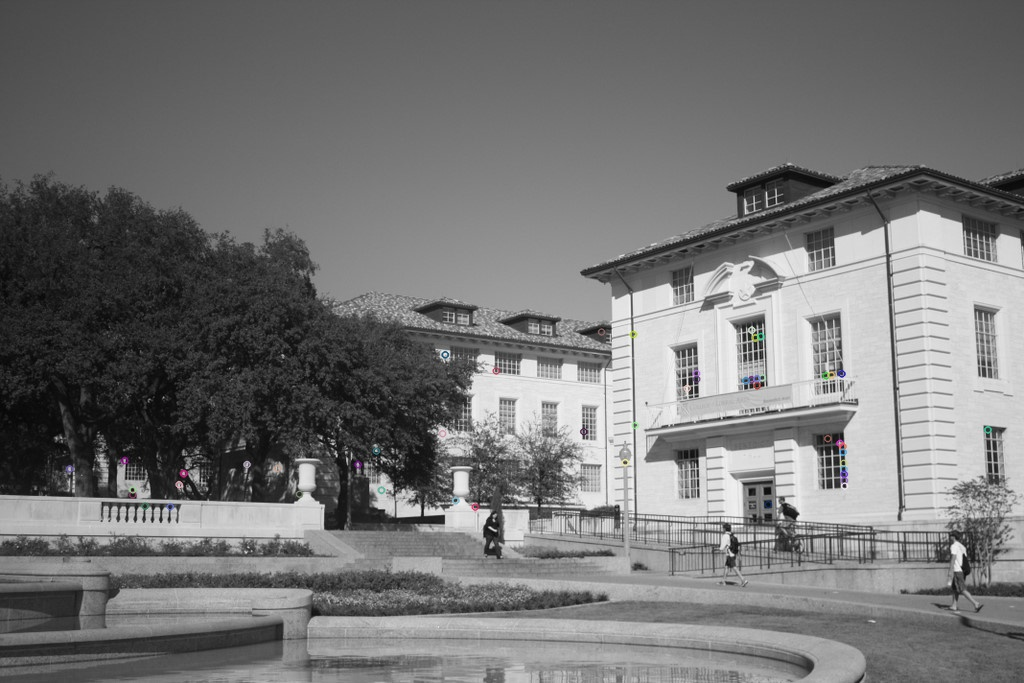
#> input picture cs543/mp3/part1/sift_keypoints.jpg, 1024 x 683 px
$ python -i harris.py   (imports and definitions only)
#> lines starting #> are read from the running program, lines starting #| are printed output that depends on the picture; after the words box and inside, x2 and y2 are one past the last pixel; in counts of white or black regions, pixels touching at a corner belong together
"""
Harris Corner Detector
Usage: Call the function harris(filename) for corner detection
Reference   (Code adapted from):
             http://www.kaij.org/blog/?p=89
             Kai Jiang - Harris Corner Detector in Python

"""
from pylab import *
from scipy import signal
from scipy import *
import numpy as np
from PIL import Image

def harris(filename, min_distance = 10, threshold = 0.1):
    """
    filename: Path of image file
    threshold: (optional)Threshold for corner detection
    min_distance : (optional)Minimum number of pixels separating
     corners and image boundary
    """
#> called with filename = 'sift_keypoints.jpg', min_distance = 10, threshold = 0.1
    im = np.array(Image.open(filename).convert("L"))
    harrisim = compute_harris_response(im)
    filtered_coords = get_harris_points(harrisim,min_distance, threshold)
    plot_harris_points(im, filtered_coords)

def gauss_derivative_kernels(size, sizey=None):
    """ returns x and y derivatives of a 2D
        gauss kernel array for convolutions """
    size = int(size)
    if not sizey:
        sizey = size
    else:
        sizey = int(sizey)
    y, x = mgrid[-size:size+1, -sizey:sizey+1]
    #x and y derivatives of a 2D gaussian with standard dev half of size
    # (ignore scale factor)
    gx = - x * exp(-(x**2/float((0.5*size)**2)+y**2/float((0.5*sizey)**2)))
    gy = - y * exp(-(x**2/float((0.5*size)**2)+y**2/float((0.5*sizey)**2)))
    return gx,gy

def gauss_kernel(size, sizey = None):
    """ Returns a normalized 2D gauss kernel array for convolutions """
    size = int(size)
    if not sizey:
        sizey = size
    else:
        sizey = int(sizey)
    x, y = mgrid[-size:size+1, -sizey:sizey+1]
    g = exp(-(x**2/float(size)+y**2/float(sizey)))
    return g / g.sum()

def compute_harris_response(im):
    """ compute the Harris corner detector response function
        for each pixel in the image"""
    #derivatives
    gx,gy = gauss_derivative_kernels(3)
    imx = signal.convolve(im,gx, mode='same')
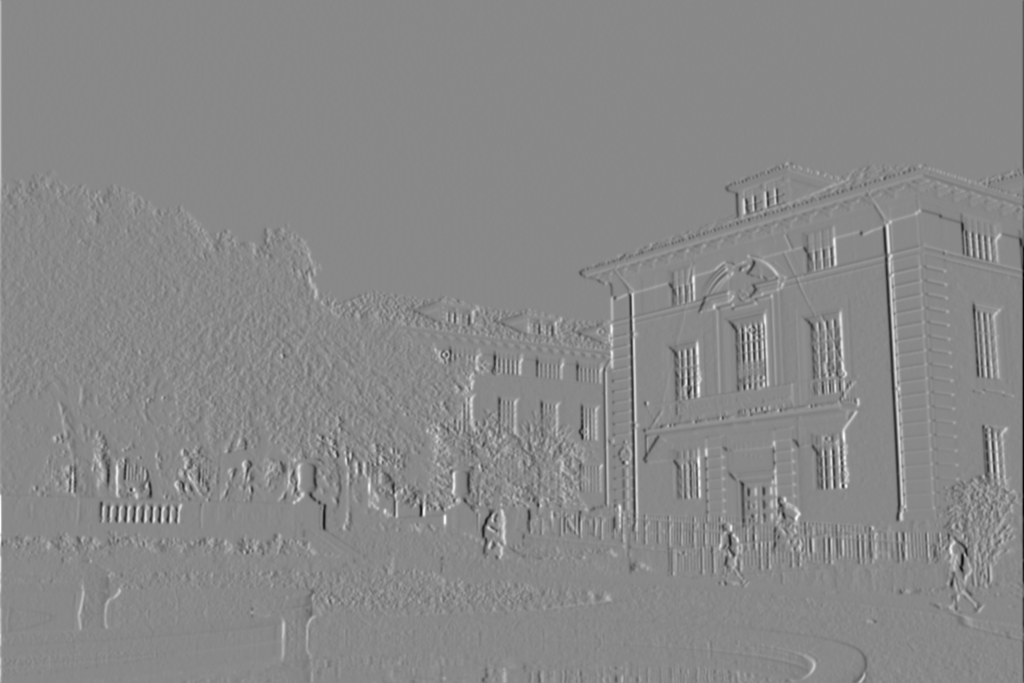
#> imx: shape (683, 1024) float64; min -588.6, max 507.7, mean 0.3; drawn with min black and max white
    imy = signal.convolve(im,gy, mode='same')
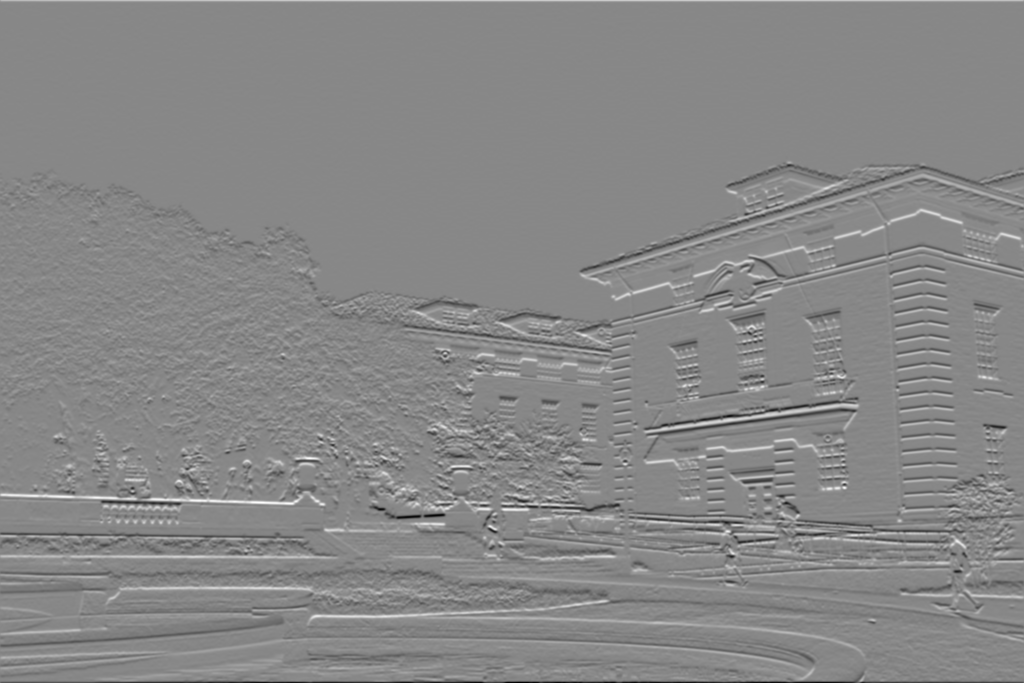
#> imy: shape (683, 1024) float64; min -535.2, max 472.6, mean 0.2; drawn with min black and max white
    #kernel for blurring
    gauss = gauss_kernel(3)
    #compute components of the structure tensor
    Wxx = signal.convolve(imx*imx,gauss, mode='same')
    Wxy = signal.convolve(imx*imy,gauss, mode='same')
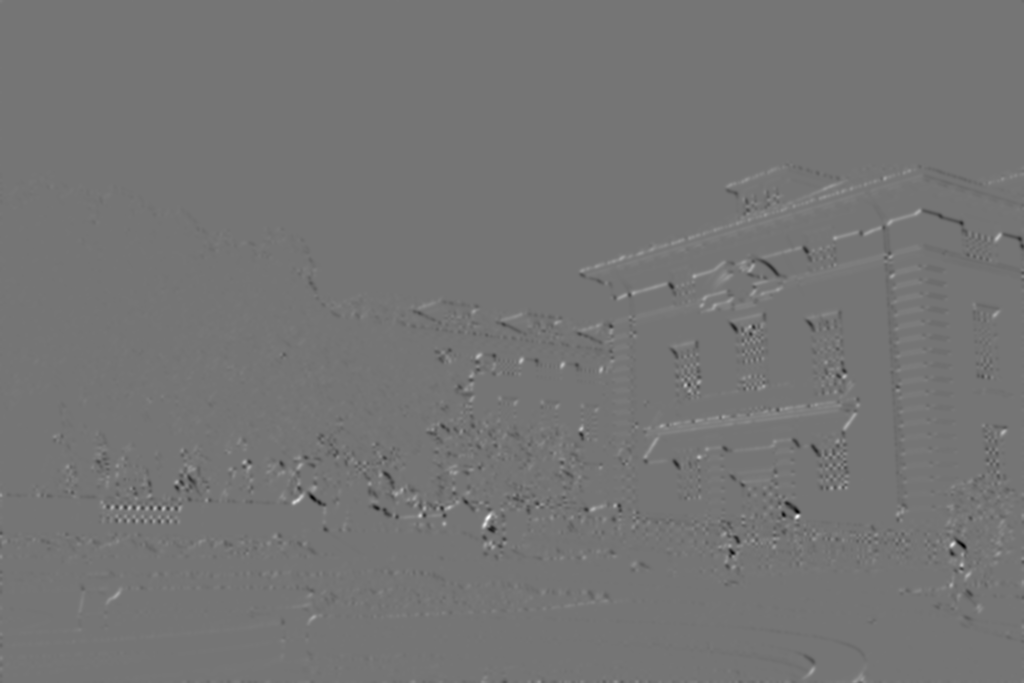
#> Wxy: shape (683, 1024) float64; min -58667.6, max 68492.4, mean -2.7; drawn with min black and max white
    Wyy = signal.convolve(imy*imy,gauss, mode='same')
    #determinant and trace
    Wdet = Wxx*Wyy - Wxy**2
    Wtr = Wxx + Wyy
    return Wdet / Wtr
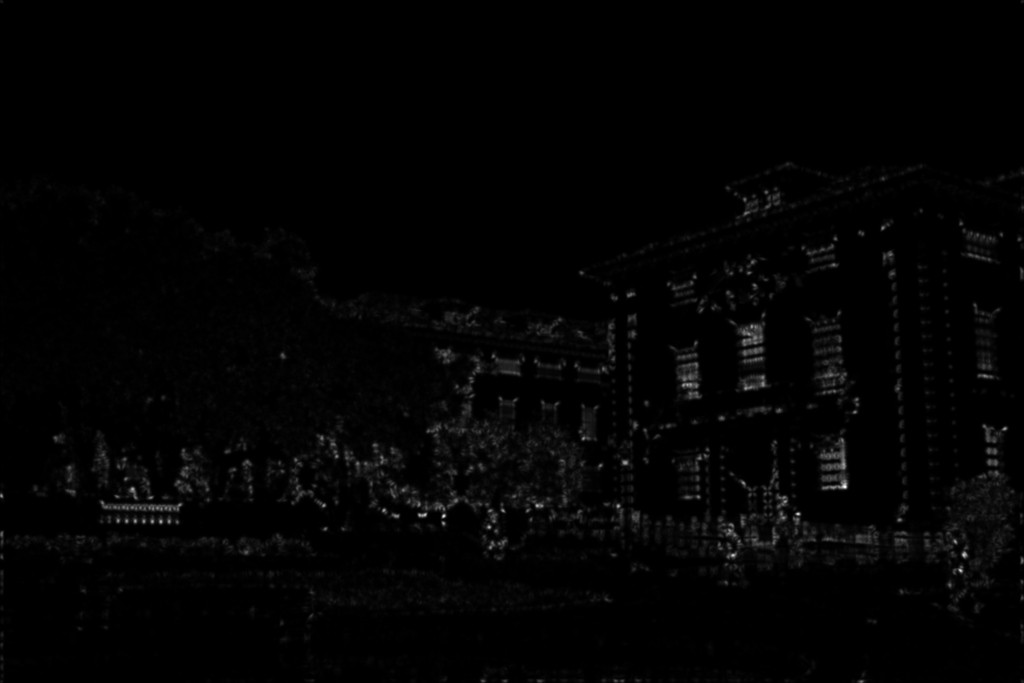
#> returned value: shape (683, 1024) float64; min -2.57e-12, max 28698, mean 385.2; drawn with min black and max white

def get_harris_points(harrisim, min_distance=10, threshold=0.1):
    """ return corners from a Harris response image
        min_distance is the minimum nbr of pixels separating
        corners and image boundary"""
#> called with min_distance = 10, threshold = 0.1
    #find top corner candidates above a threshold
    corner_threshold = max(harrisim.ravel()) * threshold
#> corner_threshold = 2869.8
    harrisim_t = (harrisim > corner_threshold) * 1
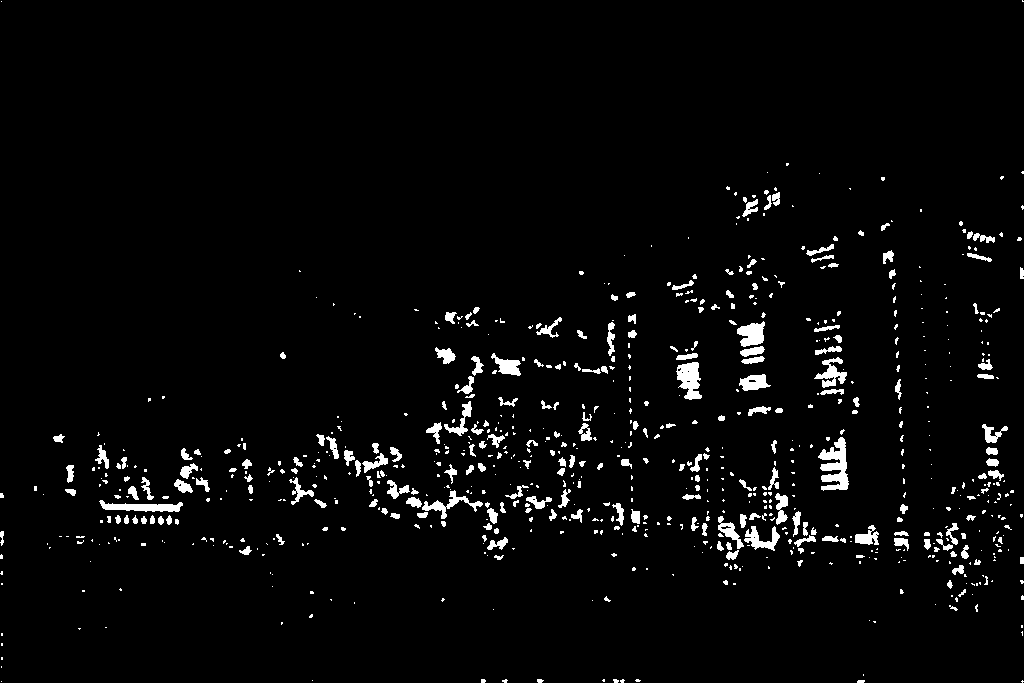
#> harrisim_t: shape (683, 1024) int64; values 0 (black) and 1 (white), 3.3% white; 783 white regions (543 under 20 px), largest, box (x1, y1, x2, y2) and area: (818, 437, 849, 491) 936, (676, 362, 702, 400) 637, (99, 500, 183, 512) 564
    #get coordinates of candidates
    candidates = harrisim_t.nonzero()
#> candidates = 22799 positions, rows 0 to 682, columns 0 to 1023
    coords = [ (candidates[0][c],candidates[1][c]) for c in range(len(candidates[0]))]
#> coords = 22799 items
    #...and their values
    candidate_values = [harrisim[c[0]][c[1]] for c in coords]
#> candidate_values = 22799 items
    #sort candidates
    index = argsort(candidate_values)
    #store allowed point locations in array
    allowed_locations = zeros(harrisim.shape)
    allowed_locations[min_distance:-min_distance,min_distance:-min_distance] = 1
    #select the best points taking min_distance into account
    filtered_coords = []
    for i in index:
        if allowed_locations[coords[i][0]][coords[i][1]] == 1:
            filtered_coords.append(coords[i])
            allowed_locations[(coords[i][0]-min_distance):(coords[i][0]+min_distance),
                (coords[i][1]-min_distance):(coords[i][1]+min_distance)] = 0
#> this loop made 22799 passes
#> i on passes 1 to 3: 7020, 18186, 2460
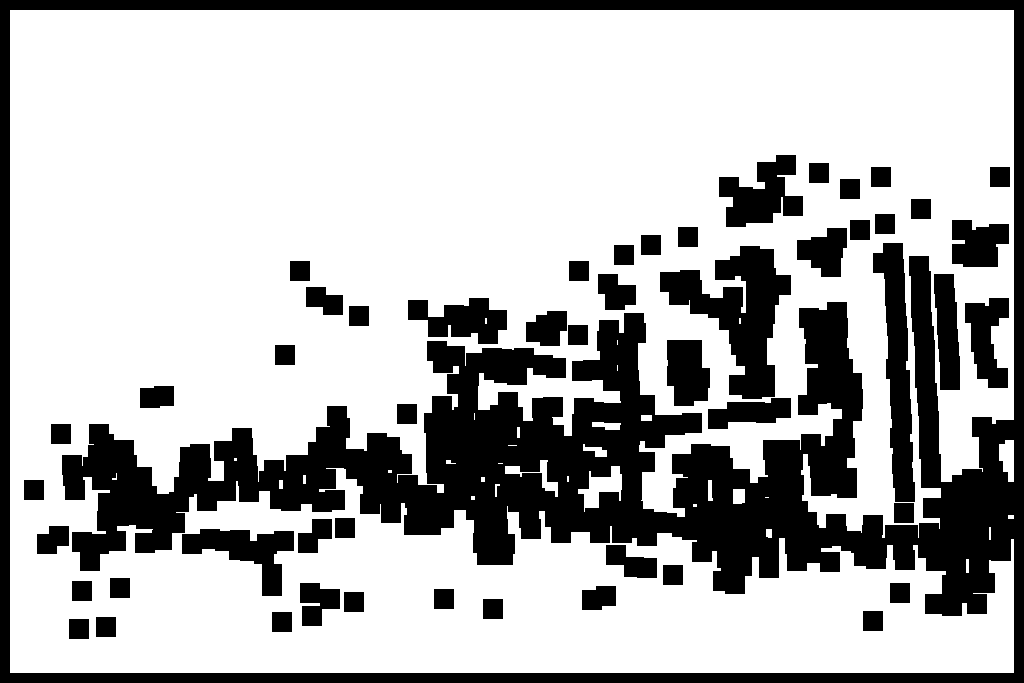
#> allowed_locations: shape (683, 1024) float64; values 0 (black) and 1 (white), 71.6% white; 52 black regions, largest, box (x1, y1, x2, y2) and area: (0, 0, 1024, 683) 141930, (660, 246, 791, 399) 8832, (873, 243, 915, 502) 5526
#> after the loop, filtered_coords = 591 pairs, first value 165 to 629, second value 34 to 1011
    return filtered_coords

def plot_harris_points(image, filtered_coords):
    """ plots corners found in image"""
    figure()
    gray()
    imshow(image)
    plot([p[1] for p in filtered_coords],[p[0] for p in filtered_coords],'r*')
    axis('off')
    show()
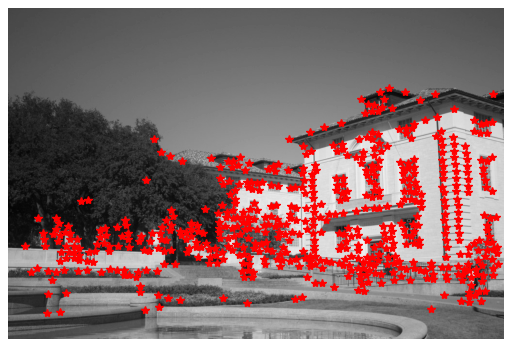
#> figure drawn by matplotlib, 1 panel

#harris('./CS543_ECE549 Assignment 3_files/sample_panorama.JPG')

>>> result = harris('sift_keypoints.jpg')

$ run again, on cs543/mp3/part1/composite2.png
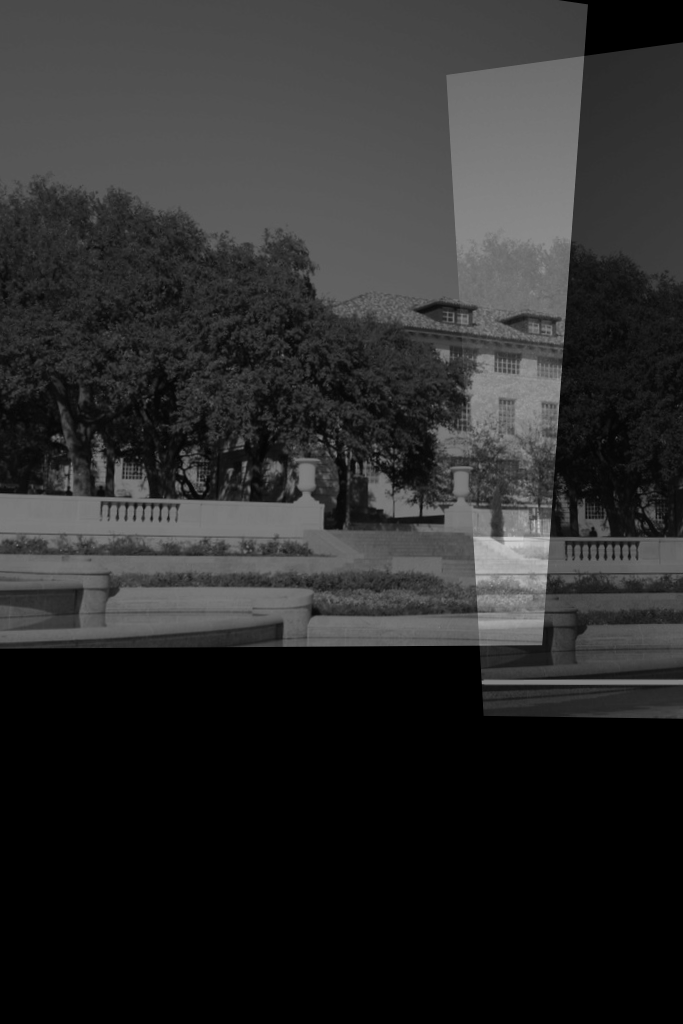
#> input picture cs543/mp3/part1/composite2.png, 683 x 1024 px
#> in harris, im is the input picture: shape (1024, 683); min 0, max 210, mean 43.9
#> corner_threshold = 1024
#> in get_harris_points, `harrisim_t = (harrisim > corner_threshold) * 1`:
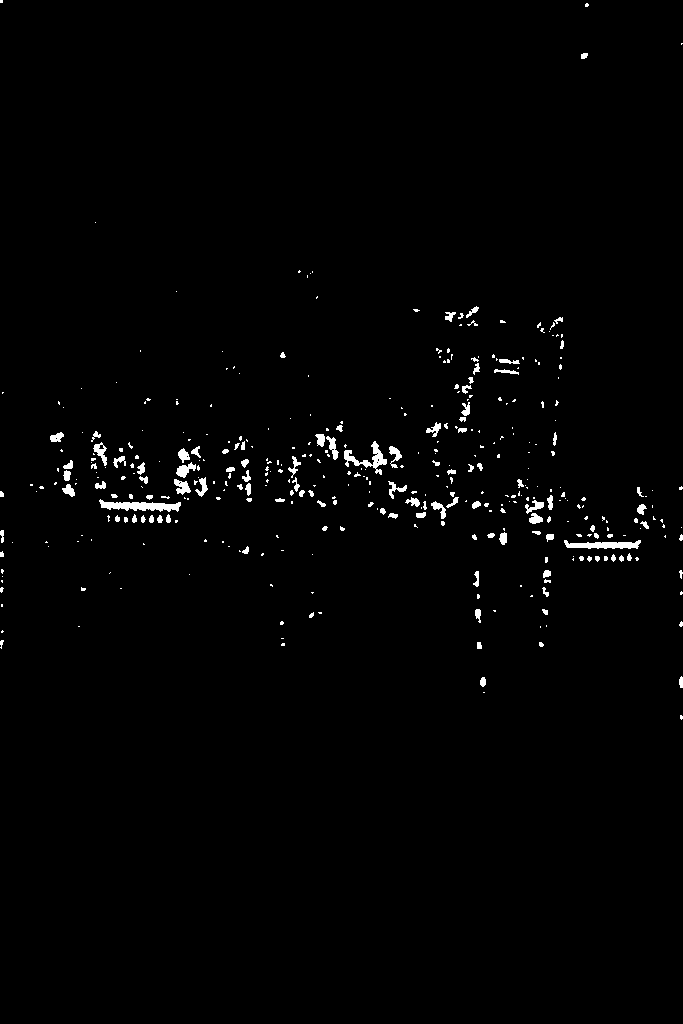
#> harrisim_t: shape (1024, 683) int64; values 0 (black) and 1 (white), 1.3% white; 400 white regions (283 under 20 px), largest, box (x1, y1, x2, y2) and area: (99, 499, 181, 512) 578, (564, 540, 641, 549) 445, (344, 441, 387, 475) 439
#> candidates = 8808 positions, rows 0 to 719, columns 0 to 682
#> coords = 8808 pairs, first value 0 to 719, second value 0 to 682
#> candidate_values = 8808 values, max 10239.8 at index 8752, min 1024 at index 6547, mean 1825.5
#> index = 8808 values, max 8807 at index 478, min 0 at index 6877, mean 4403.5
#> the loop in get_harris_points, `for i in index:` made 8808 passes
#> i on passes 1 to 3: 6547, 6080, 5464
#> after the loop in get_harris_points, `for i in index:`: filtered_coords = 273 pairs, first value 58 to 692, second value 12 to 664
#> in plot_harris_points, `show()`:
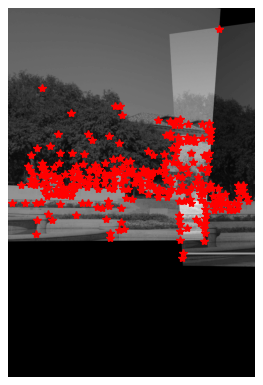
#> figure drawn by matplotlib, 1 panel
